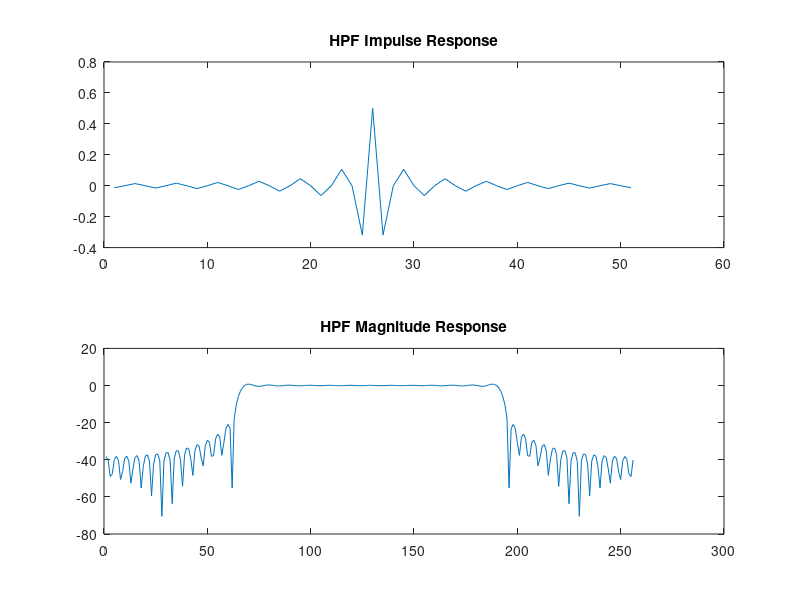
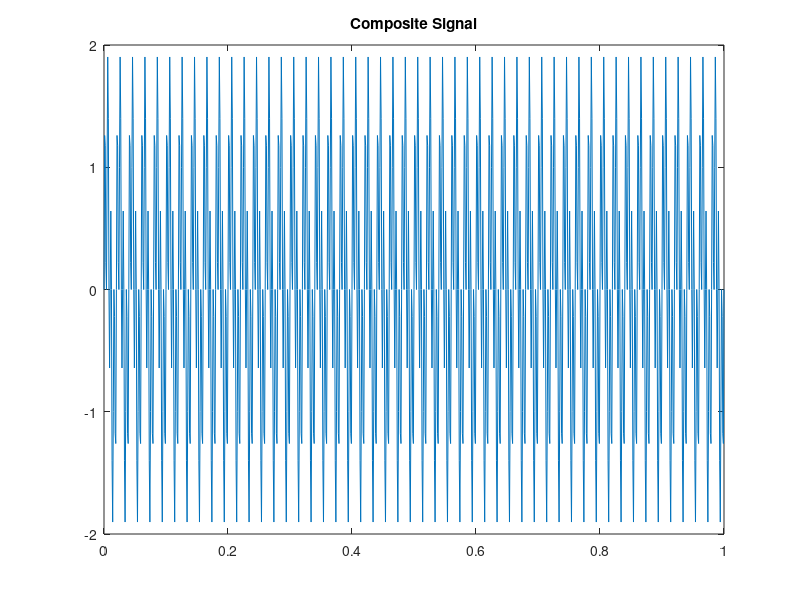
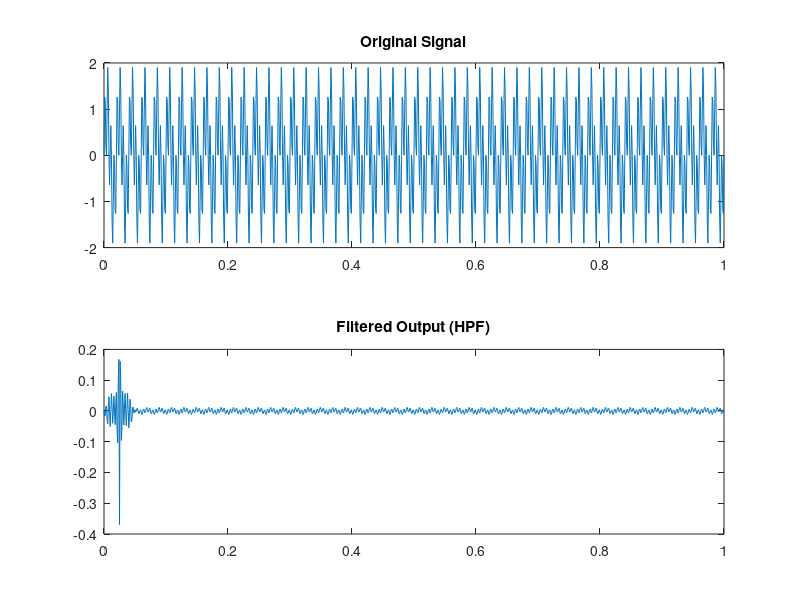

MATLAB code to generate these figures, in order:
clc;
clear;
close all;

N = 51;
wc = pi/2;
a = (N-1)/2;

hd = zeros(1,N);    

% Ideal HPF impulse response
for n = 1:N
    if (n == a+1)             
        hd(n) = 1 - wc/pi;
    else
        hd(n) = -(sin((n-a-1)*wc))/(pi*(n-a-1));
    end
end

% Rectangular window
w = boxcar(N);

% Apply window
h = hd .* w';

% Frequency response
H = 20*log10(abs(fft(h,256)) + eps);   

figure;
subplot(2,1,1); plot(h); title('HPF Impulse Response');
subplot(2,1,2); plot(H); title('HPF Magnitude Response');


fs = 1000;
t = 0:1/fs:1;

f1 = 50;
f2 = 200;

x = sin(2*pi*f1*t) + sin(2*pi*f2*t);

figure;
plot(t,x);
title('Composite Signal');

% Filtering
y = filter(h,1,x);

figure;
subplot(2,1,1); plot(t,x); title('Original Signal');
subplot(2,1,2); plot(t,y); title('Filtered Output (HPF)');
